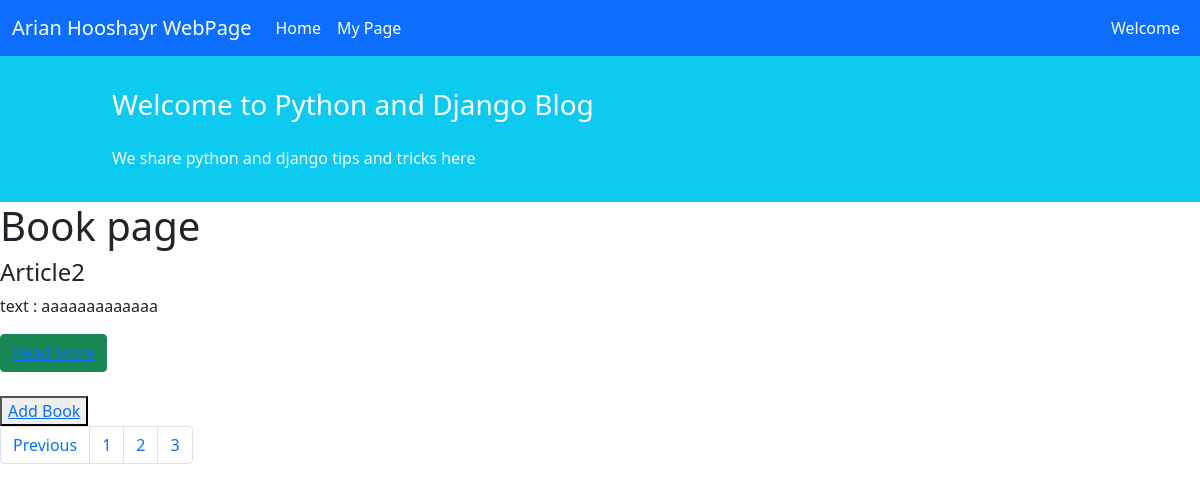
Page /book/?page=3 on the earlier database version.
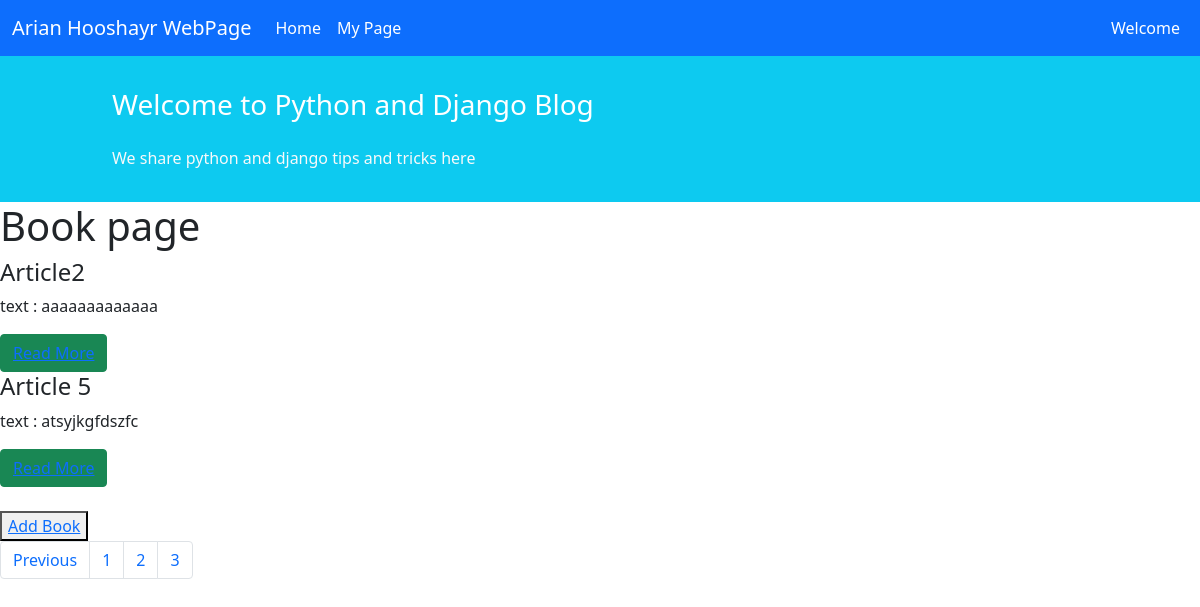
Same page on the later database version.
### book/models.py (models this page shows, shortened)
class Book(models.Model):
    title = models.CharField(max_length=200)
    author = models.CharField(max_length=100)
    content = models.TextField()
    cover = models.ImageField(upload_to='covers/', blank=True)
    price = models.DecimalField(max_digits=5, decimal_places=2)

### book/views.py (the view)
class BookListView(generic.ListView):
    model = Book
    paginate_by = 2
    template_name = 'book/book_list_view.html'
    context_object_name = 'books'

### templates/book/book_list_view.html (shortened to what this page needs)
{% extends '_base.html' %}
{% block content %}
    <h1>Book page</h1>
    {% for book in books %}
        <h4>{{ book.title |capfirst }}</h4>
        <p> text : {{ book.content }}</p>
        <button class="btn btn-success" type="submit"><a href="{% url 'Book_detail_view' book.id %}">
            Read More</a></button>
    {% endfor %}
    <br>
    <br>
    <button class="text" type="submit"><a href="{% url 'Book_create_View' %}">Add Book</a></button>
    <br>
    <nav aria-label="Page navigation example">
        <ul class="pagination">
            {% if page_obj.has_previous %}
                <li class="page-item"><a class="page-link" href="?page={{ page_obj.previous_page_number }}">Previous</a></li>
            {% endif %}
            <li class="page-item"><a class="page-link" href="?page=1">1</a></li>
            <li class="page-item"><a class="page-link" href="?page=2">2</a></li>
            <li class="page-item"><a class="page-link" href="?page=3">3</a></li>
        </ul>
    </nav>
{% endblock %}

Differences in the rows shown:
added Book: title "Article 5", content "atsyjkgfdszfc"
